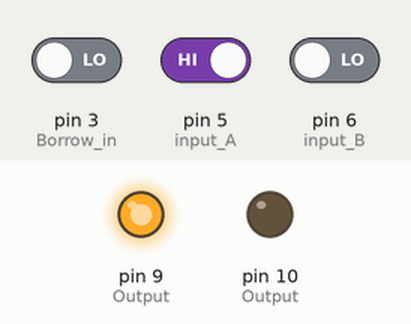
Simulated run of this sketch. Board: Arduino Uno, built with avr-gcc and run on an emulated ATmega328P. Parts: output pins drawn as LEDs (lit = HIGH). The test bench sets the inputs (shaded band); at power-on: pin 3 (Borrow_in) LOW, pin 5 (input_A) HIGH, pin 6 (input_B) LOW.

Above: at 1.2 s.
1.3 s: pin 3 (Borrow_in) driven HIGH
At 1.7 s:
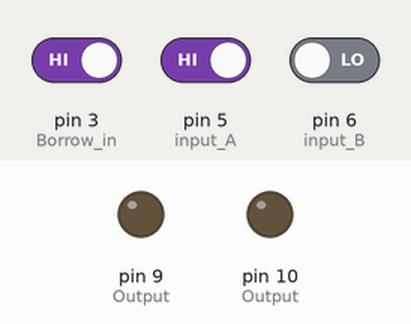
2.8 s: pin 5 (input_A) driven LOW
At 4.0 s:
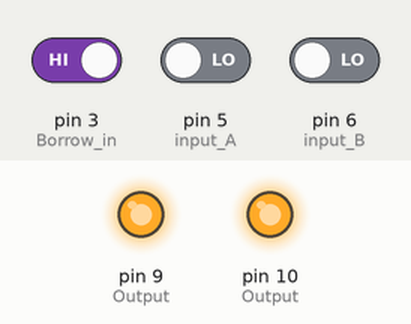
4.3 s: pin 6 (input_B) driven HIGH
At 5.2 s:
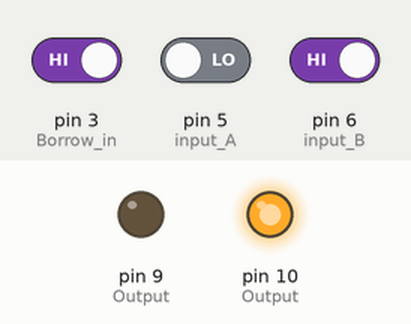
5.8 s: pin 6 (input_B) driven LOW
At 6.3 s:
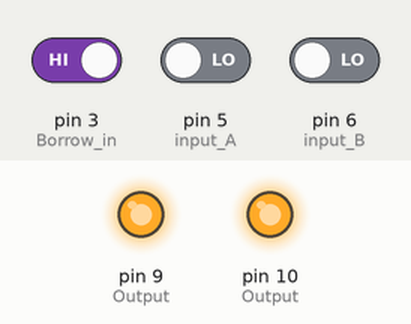
7.3 s: pin 3 (Borrow_in) driven LOW
At 8.6 s:
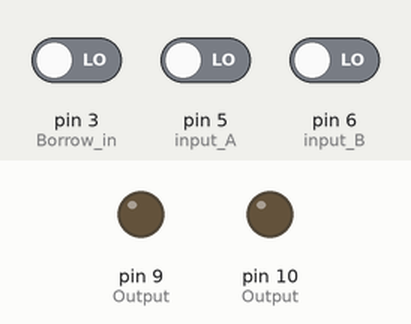
Timing chart, 0 to 9.8 s (numbered marks = the images above; inputs shaded):
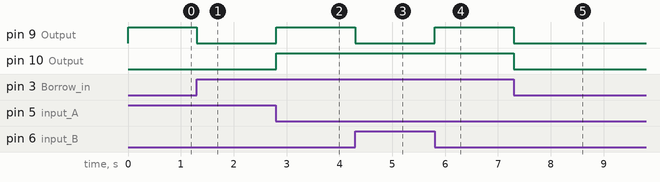

Measured:
- after the input at 1.3 s, pin 9 (Output): HIGH → LOW at once
- after the input at 2.8 s, pin 9 (Output), pin 10 (Output): LOW → HIGH at once
- after the input at 4.3 s, pin 9 (Output): HIGH → LOW at once
- after the input at 5.8 s, pin 9 (Output): LOW → HIGH at once
- after the input at 7.3 s, pin 9 (Output), pin 10 (Output): HIGH → LOW at once

The sketch:

Subtractor.ino
```cpp
int fsnot=0; //output of not gate of fisrt half subtractor
int fsdiff=0; //first half subtractor difference
int fsb=0; //first half subtractir borrow out
int ssnot=0; //second half subtractor not
int ssand=0; //second half subtractor and
int A=0; //input
int B=0; //input
int Bin=0; //Borrow in

void setup() {
  // put your setup code here, to run once:
Serial.begin(9600);
pinMode(3,INPUT); //Borrow in
pinMode(5,INPUT); //input A
pinMode(6,INPUT); //input B
pinMode(9,OUTPUT); //Output: Difference
pinMode(10,OUTPUT); //Output: Borrow out
}

void loop() {
  // put your main code here, to run repeatedly:
A=digitalRead(5); //Reads input given to pin 5 (iinput A)
B=digitalRead(6);
Bin=digitalRead(3);

//As according to the logic circuit of Full Subtractor

//First half subtractor

  //difference
  //A XOR B
  if (A==0 & B==0){
    fsdiff=0;
    }
  else if (A==1 & B==1) {
    fsdiff=0;
    }
    else{
      fsdiff=1;
      }

  //Borrow out
  //A NOT
  if (A==0){
    fsnot=1;
    }
  else {
    fsnot=0;
    }

   //B AND fsnot
  if (B==1 & fsnot==1){
    fsb=1;
    }
  else {
    fsb=0;
    }


//Second half subtractor

  //Final Difference
  //fsdiff XOR Bin
  if (fsdiff==0 & Bin==0){
  digitalWrite(9,LOW);
  }
  else if (fsdiff==1 & Bin==1) {
  digitalWrite(9,LOW);
  }
  else{
    digitalWrite(9,HIGH);
    }

   //Final Borrow out
   //fsdiff NOT
    if (fsdiff==0){
    ssnot=1;;
    }
  else {
    ssnot=0;
    }

   //ssnot AND Bin
   if (ssnot==1 & Bin==1){
     ssand=1;
    }
    else {
      ssand=0;
    }

    //ssand OR fsb
    if (ssand==0 & fsb==0){
  digitalWrite(10,LOW);
  }
else {
  digitalWrite(10,HIGH);
  }


}
```
